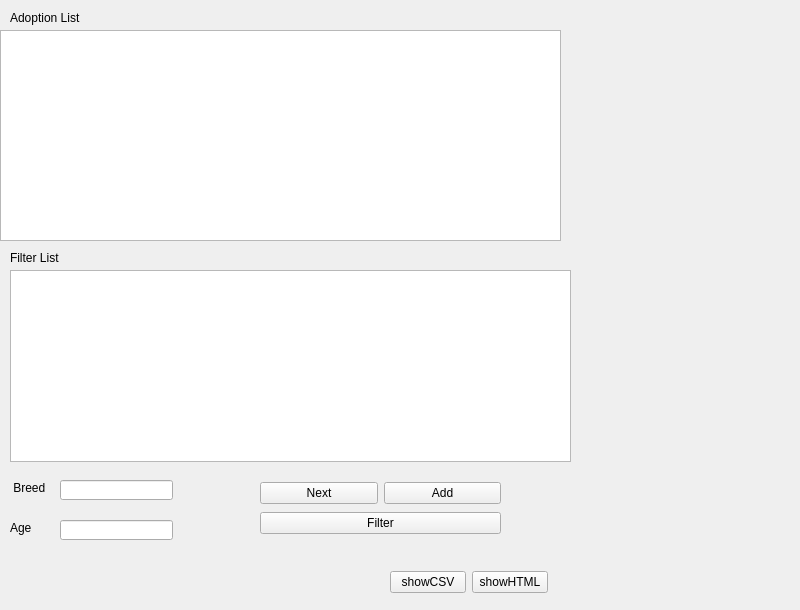
<?xml version="1.0" encoding="UTF-8"?>
<ui version="4.0">
 <class>UserWindow</class>
 <widget class="QMainWindow" name="UserWindow">
  <property name="geometry">
   <rect>
    <x>0</x>
    <y>0</y>
    <width>800</width>
    <height>610</height>
   </rect>
  </property>
  <property name="windowTitle">
   <string>user</string>
  </property>
  <widget class="QWidget" name="centralwidget">
   <widget class="QLabel" name="label">
    <property name="geometry">
     <rect>
      <x>10</x>
      <y>10</y>
      <width>71</width>
      <height>16</height>
     </rect>
    </property>
    <property name="text">
     <string>Adoption List</string>
    </property>
   </widget>
   <widget class="QLabel" name="label_2">
    <property name="geometry">
     <rect>
      <x>10</x>
      <y>250</y>
      <width>71</width>
      <height>16</height>
     </rect>
    </property>
    <property name="text">
     <string>Filter List</string>
    </property>
   </widget>
   <widget class="QLabel" name="label_3">
    <property name="geometry">
     <rect>
      <x>10</x>
      <y>480</y>
      <width>71</width>
      <height>16</height>
     </rect>
    </property>
    <property name="text">
     <string> Breed</string>
    </property>
   </widget>
   <widget class="QLabel" name="label_4">
    <property name="geometry">
     <rect>
      <x>10</x>
      <y>520</y>
      <width>71</width>
      <height>16</height>
     </rect>
    </property>
    <property name="text">
     <string>Age</string>
    </property>
   </widget>
   <widget class="QListWidget" name="listAdopt">
    <property name="geometry">
     <rect>
      <x>0</x>
      <y>30</y>
      <width>561</width>
      <height>211</height>
     </rect>
    </property>
   </widget>
   <widget class="QListWidget" name="listFilter">
    <property name="geometry">
     <rect>
      <x>10</x>
      <y>270</y>
      <width>561</width>
      <height>192</height>
     </rect>
    </property>
   </widget>
   <widget class="QLineEdit" name="lineBreed">
    <property name="geometry">
     <rect>
      <x>60</x>
      <y>480</y>
      <width>113</width>
      <height>20</height>
     </rect>
    </property>
   </widget>
   <widget class="QLineEdit" name="lineAge">
    <property name="geometry">
     <rect>
      <x>60</x>
      <y>520</y>
      <width>113</width>
      <height>20</height>
     </rect>
    </property>
   </widget>
   <widget class="QWidget" name="layoutWidget">
    <property name="geometry">
     <rect>
      <x>260</x>
      <y>480</y>
      <width>241</width>
      <height>56</height>
     </rect>
    </property>
    <layout class="QVBoxLayout" name="verticalLayout">
     <item>
      <layout class="QHBoxLayout" name="horizontalLayout">
       <item>
        <widget class="QPushButton" name="nextButton">
         <property name="text">
          <string>Next</string>
         </property>
        </widget>
       </item>
       <item>
        <widget class="QPushButton" name="addButton_2">
         <property name="text">
          <string>Add</string>
         </property>
        </widget>
       </item>
      </layout>
     </item>
     <item>
      <widget class="QPushButton" name="filterButton_4">
       <property name="text">
        <string>Filter</string>
       </property>
      </widget>
     </item>
    </layout>
   </widget>
   <widget class="QWidget" name="layoutWidget">
    <property name="geometry">
     <rect>
      <x>390</x>
      <y>570</y>
      <width>158</width>
      <height>25</height>
     </rect>
    </property>
    <layout class="QHBoxLayout" name="horizontalLayout_2">
     <item>
      <widget class="QPushButton" name="csvButton_5">
       <property name="text">
        <string>showCSV</string>
       </property>
      </widget>
     </item>
     <item>
      <widget class="QPushButton" name="htmlButton_6">
       <property name="text">
        <string>showHTML</string>
       </property>
      </widget>
     </item>
    </layout>
   </widget>
  </widget>
 </widget>
 <resources/>
 <connections/>
</ui>
